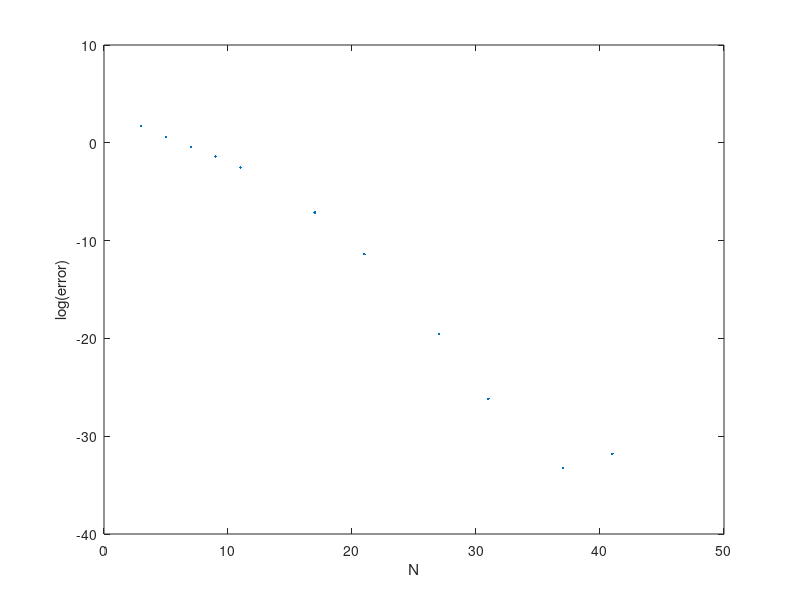
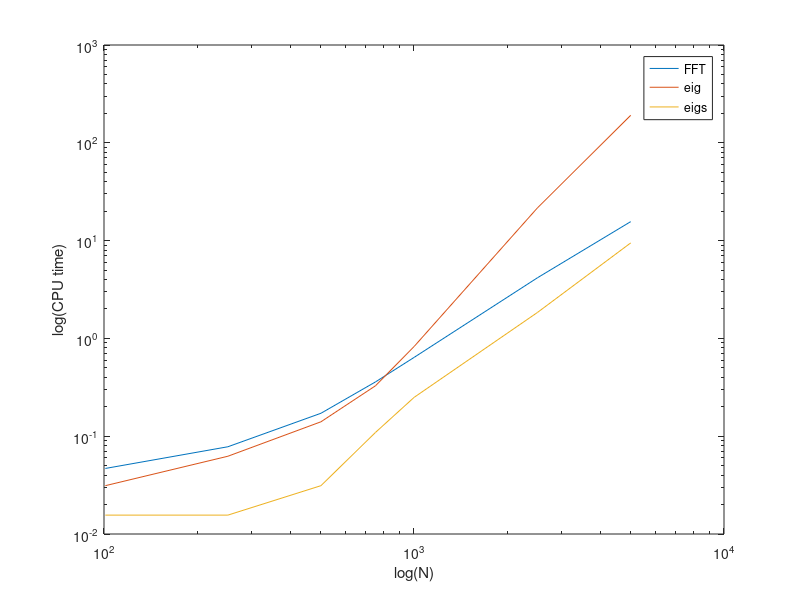
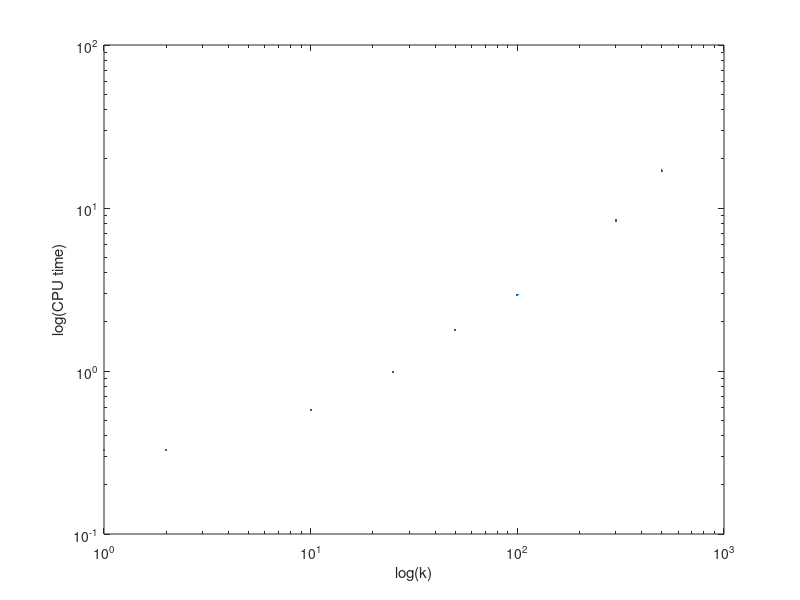

These charts were generated, in order, by the following MATLAB code:
function plotfigures

clc
clear

% Accuracy Figure 4
N = [2,4,6,8,10,16,20,26,30,36,40];
N = N + ones(1,length(N));
error = [5.458846195967956,1.758719147601725,0.663230855057197,0.244361437242763,0.080033681185350,8.126202752307687e-04,1.143446196083531e-05,3.197926590203792e-09,4.213518423057394e-12,3.552713678800501e-15,1.532107773982716e-14];

figure
plot(N,log(error),'.')
xlabel('N')
ylabel('log(error)')

% Speed Figure 1
N = [1000
5000
100
500
250
750
2500
];
N = N + ones(length(N),1);
FFT_time = [0.6396041
15.6313002
0.0468003
0.1716011
0.0780005
0.3588023
4.1652267
];
fulleigs = [0.8268053
1.91E+02
0.0312002
0.1404009
0.0624004
0.3276021
21.5905384
];
bottom_six_eigs = [0.2496016
9.4692607
0.0156001
0.0312002
0.0156001
0.1092007
1.8408118
];

N = sort(N);
FFT_time = sort(FFT_time);
fulleigs = sort(fulleigs);
bottom_six_eigs = sort(bottom_six_eigs);

figure
%loglog(N,FFT_time,'.',N,fulleigs,'.',N,bottom_six_eigs,'.')
loglog(N,FFT_time,'-',N,fulleigs,'-',N,bottom_six_eigs,'-')
xlabel('log(N)')
ylabel('log(CPU time)')
legend('FFT','eig','eigs')

% Speed Figure 2

k = [1,2,10,25,50,100,300,500];
CPU = [0.327602099999993,0.327602099999993,0.577203699999998,0.982806300000021,1.778411400000010,2.932818799999993,8.361653599999983,16.941708599999998];

figure
loglog(k,CPU,'.')
xlabel('log(k)')
ylabel('log(CPU time)')

% Accuracy 1



end

